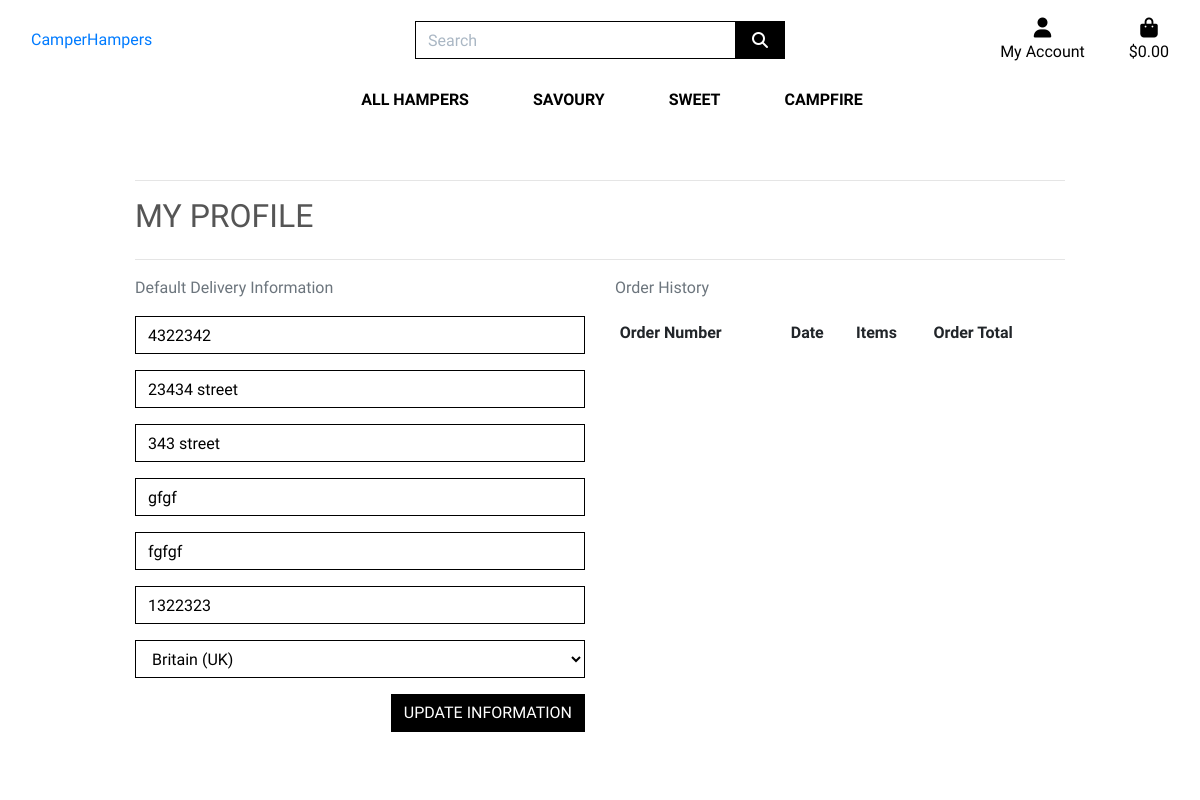
The app's page /profiles/ (signed in), older data.
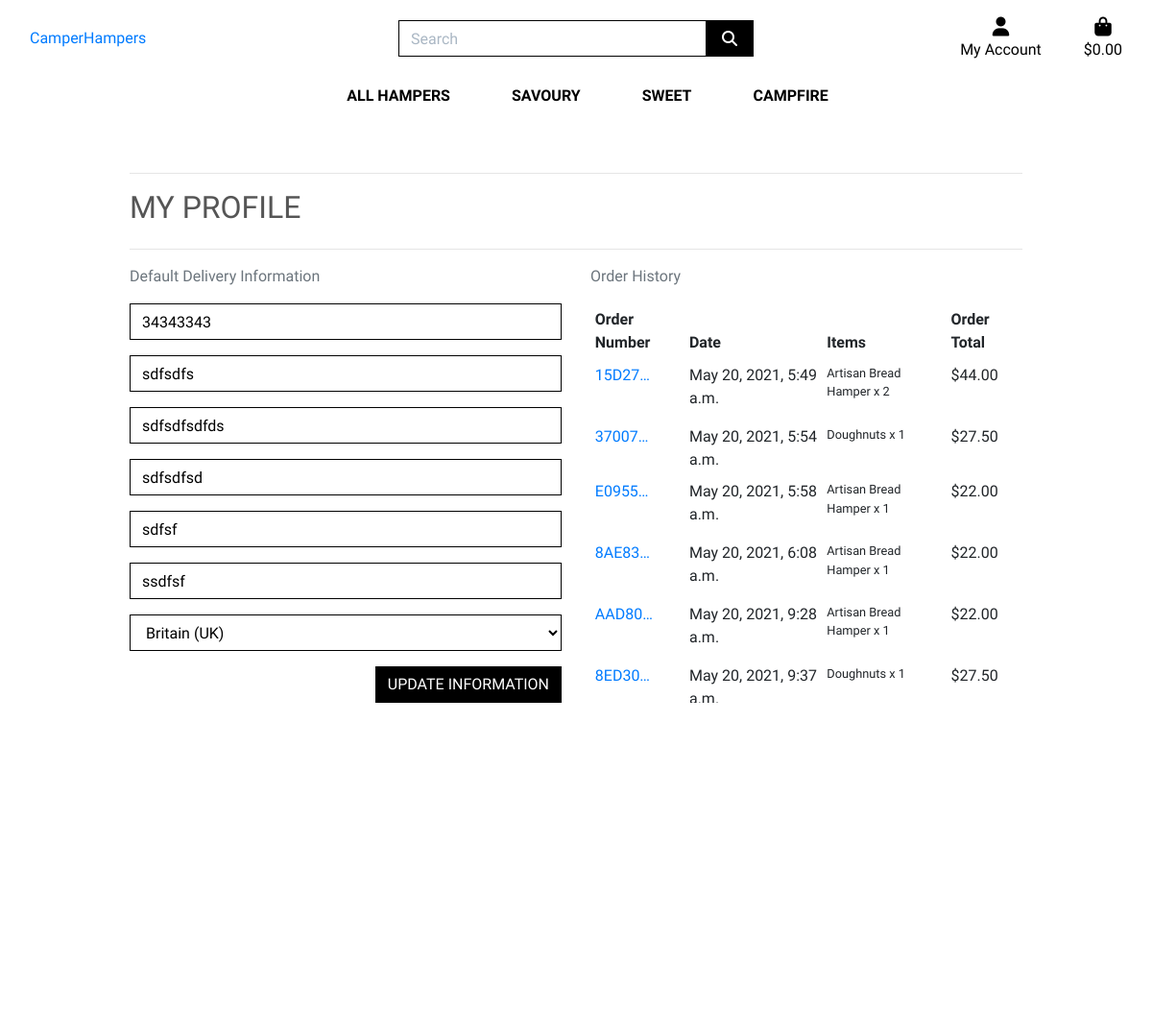
The same page, newer data.
### profiles/models.py (models this page shows, shortened)
class UserProfile(models.Model):
    user = models.OneToOneField(User, on_delete=models.CASCADE)
    default_phone_number = models.CharField(max_length=20, null=True, blank=True)
    default_street_address1 = models.CharField(max_length=80, null=True, blank=True)
    default_street_address2 = models.CharField(max_length=80, null=True, blank=True)
    default_town_or_city = models.CharField(max_length=40, null=True, blank=True)
    default_county = models.CharField(max_length=80, null=True, blank=True)
    default_postcode = models.CharField(max_length=20, null=True, blank=True)
    default_country = CountryField(blank_label='Country', null=True, blank=True)

### checkout/models.py (models this page shows, shortened)
class Order(models.Model):
    order_number = models.CharField(max_length=32, null=False, editable=False)
    user_profile = models.ForeignKey(UserProfile, on_delete=models.SET_NULL,
                                     null=True, blank=True, related_name='orders')
    full_name = models.CharField(max_length=50, null=False, blank=False)
    email = models.EmailField(max_length=254, null=False, blank=False)
    phone_number = models.CharField(max_length=20, null=False, blank=False)
    country = CountryField(blank_label='Country *', null=False, blank=False)
    postcode = models.CharField(max_length=20, null=True, blank=True)
    town_or_city = models.CharField(max_length=40, null=False, blank=False)
    street_address1 = models.CharField(max_length=80, null=False, blank=False)
    street_address2 = models.CharField(max_length=80, null=True, blank=True)
    county = models.CharField(max_length=80, null=True, blank=True)
    date = models.DateTimeField(auto_now_add=True)
    delivery_cost = models.DecimalField(max_digits=6, decimal_places=2, null=False, default=0)
    order_total = models.DecimalField(max_digits=10, decimal_places=2, null=False, default=0)
    grand_total = models.DecimalField(max_digits=10, decimal_places=2, null=False, default=0)
    original_bag = models.TextField(null=False, blank=False, default='')
    stripe_pid = models.CharField(max_length=254, null=False, blank=False, default='')

class OrderLineItem(models.Model):
    order = models.ForeignKey(Order, null=False, blank=False, on_delete=models.CASCADE, related_name='lineitems')
    product = models.ForeignKey(Product, null=False, blank=False, on_delete=models.CASCADE)
    quantity = models.IntegerField(null=False, blank=False, default=0)
    lineitem_total = models.DecimalField(max_digits=6, decimal_places=2, null=False, blank=False, editable=False)

### products/models.py (models this page shows, shortened)
class Product(models.Model):
    category = models.ForeignKey('Category', null=True, blank=True, on_delete=models.SET_NULL)
    sku = models.CharField(max_length=254, null=True, blank=True)
    name = models.CharField(max_length=254)
    description = models.TextField()
    price = models.DecimalField(max_digits=6, decimal_places=2)
    rating = models.DecimalField(max_digits=6, decimal_places=2, null=True, blank=True)
    image_url = models.URLField(max_length=1024, null=True, blank=True)
    image = models.ImageField(null=True, blank=True)

### profiles/views.py (the view)
# urls.py: path('', views.profile, name='profile'),
def profile(request):
    profile = get_object_or_404(UserProfile, user=request.user)
    if request.method == 'POST':
        form = UserProfileForm(request.POST, instance=profile)
        if form.is_valid():
            form.save()
            messages.success(request, 'Profile updated successfully')
        else:
            messages.error(request, 'Update failed, please ensure the form is valid.')
    else:
        form = UserProfileForm(instance=profile)
    orders = profile.orders.all()
    template = 'profiles/profile.html'
    context = {
        'form': form,
        'orders': orders,
        'on_profile_page': True,
    }
    return render(request, template, context)

### profiles/forms.py
class UserProfileForm(forms.ModelForm):
    class Meta:
        model = UserProfile
        exclude = ('user',)
    def __init__(self, *args, **kwargs):
        super().__init__(*args, **kwargs)
        placeholders = {
            'default_phone_number': 'Phone Number',
            'default_postcode': 'Postal Code',
            'default_town_or_city': 'Town or City',
            'default_street_address1': 'Street Address 1',
            'default_street_address2': 'Street Address 2',
            'default_county': 'County',
        }
        self.fields['default_phone_number'].widget.attrs['autofocus'] = True
        for field in self.fields:
            if field != 'default_country':
                if self.fields[field].required:
                    placeholder = f'{placeholders[field]} *'
                else:
                    placeholder = placeholders[field]
                self.fields[field].widget.attrs['placeholder'] = placeholder
            self.fields[field].widget.attrs['class'] = 'border-black rounded-0 profile-form-input'
            self.fields[field].label = False

### bag/contexts.py (called while the page is built, shortened)
def bag_contents(request):
    bag_items = []
    total = 0
    product_count = 0
    bag = request.session.get('bag', {})
    delivery = total * Decimal(settings.STANDARD_DELIVERY_PERCENTAGE / 100)
    grand_total = delivery + total
    context = {
        'bag_items': bag_items,
        'total': total,
        'product_count': product_count,
        'delivery': delivery,
        'grand_total': grand_total,
    }
    return context

### profiles/templates/profiles/profile.html (shortened to what this page needs)
{% extends "base.html" %}
{% load static %}
{% block extra_css %}
    <link rel="stylesheet" href="{% static 'profiles/css/profile.css' %}">
{% endblock %}
{% block page_header %}
    <div class="container header-container">
    </div>
{% endblock %}
{% block content %}
    <div class="overlay"></div>
    <div class="container">
        <div class="row">
            <div class="col-12">
                <hr>
                <h2 class="logo-font mb-4">My Profile</h2>
                <hr>
            </div>
        </div>
        <div class="row">
            <div class="col-12 col-lg-6">
                <p class="text-muted">Default Delivery Information</p>
                <form class="mt-3" action="{% url 'profile' %}" method="POST" id="profile-update-form">
                    {{ form|crispy }}
                    <button class="btn btn-black rounded-0 text-uppercase float-right">Update Information</button>
                </form>
            </div>
            <div class="col-12 col-lg-6">
                <p class="text-muted">Order History</p>
                <div class="order-history table-responsive">
                    <table class="table table-sm table-borderless">
                        <thead>
                            <tr>
                                <th>Order Number</th>
                                <th>Date</th>
                                <th>Items</th>
                                <th>Order Total</th>
                            </tr>
                        </thead>
                        <tbody>
                            {% for order in orders %}
                            <tr>
                                <td>
                                    <a href="{% url 'order_history' order.order_number %}" title="{{ order.order_number }}">
                                        {{ order.order_number|truncatechars:6 }}
                                    </a>
                                </td>
                                <td>{{ order.date }}</td>
                                <td>
                                    <ul class="list-unstyled">
                                        {% for item in order.lineitems.all %}
                                            <li class="small">
                                                {{ item.product.name }} x {{ item.quantity }}
                                            </li>
                                        {% endfor %}
                                    </ul>
                                </td>
                                <td>${{ order.grand_total }}</td>
                            </tr>
                            {% endfor %}
                        </tbody>
                    </table>
                </div>
            </div>
        </div>
{% endblock %}

### templates/base.html (shortened to what this page needs)
{% load static %}
<!doctype html>
<html lang="en">
  <head>
    {% block corecss %}
    <link rel="stylesheet" href="https://stackpath.bootstrapcdn.com/bootstrap/4.4.1/css/bootstrap.min.css">
    <link rel="stylesheet" href="{% static 'css/base.css' %}">
    {% endblock %}
    {% block extra_css %}
    {% endblock %}
  </head>
  <body>
    <header class="container-fluid fixed-top">
      <div id="topnav" class="row bg-white pt-lg-2 d-none d-lg-flex">
        <div class="col-12 col-lg-4 my-auto py-1 py-lg-0 text-center text-lg-left">
          <a href="{% url 'home' %}" class="nav-link main-logo-link">CamperHampers</a>
        </div>
        <div class="col-12 col-lg-4 my-auto py-1 py-lg-0">
            <form method="GET" action="{% url 'products' %}">
              <div class="input-group w-100">
                <input class="form-control border border-black rounded-0" type="text" name="q" placeholder="Search">
                <div class="input-group-append">
                  <button class="form-control btn btn-black border border-black rounded-0" type="submit">
                    <span class="icon">
                      <i class="fas fa-search"></i>
                    </span>
                  </button>
                </div>
              </div>
            </form>
        </div>
        <div class="col-12 col-lg-4 my-auto py-1 py-lg-0">
          <ul class="list-inline list-unstyled text-center text-lg-right my-0">
              <li class="list-inline-item dropdown">
                  <a class="text-black nav-link" href="#" id="user-options" data-toggle="dropdown" aria-haspopup="true" aria-expanded="false">
                      <div class="text-center">
                          <div><i class="fas fa-user fa-lg"></i></div>
                          <p class="my-0">My Account</p>
                      </div>
                  </a>
              </li>
              <li class="list-inline-item">
                  <a class="{% if grand_total %}text-info font-weight-bold{% else %}text-black{% endif %} nav-link" href="{% url 'view_bag' %}">
                      <div class="text-center">
                          <div><i class="fas fa-shopping-bag fa-lg"></i></div>
                          <p class="my-0">
                              {% if grand_total %}
                                  ${{ grand_total|floatformat:2 }}
                              {% else %}
                                  $0.00
                              {% endif %}
                          </p>
                      </div>
                  </a>
              </li>
          </ul>
      </div>
      </div>
      <div class="row bg-white">
        <nav class="navbar navbar-expand-lg navbar-light w-100">
            {% include 'includes/main_nav.html' %}
        </nav>
    </div>
    </header>
    {% block page_header %}
    {% endblock %}
    {% block content %}
    {% endblock %}
  </body>
</html>

### templates/includes/main_nav.html (shortened to what this page needs)
<div class="collapse navbar-collapse" id="main-nav">
    <ul class="navbar-nav w-auto mx-auto">
        <li class="nav-item dropdown">
            <a class="logo-font font-weight-bold nav-link text-black mr-5" href="#" id="all-products-link" data-toggle="dropdown" aria-haspopup="true" aria-expanded="false">
                All Hampers
            </a>
        </li>
        <li class="nav-item">
            <a href="{% url 'products' %}?category=savoury" class="logo-font font-weight-bold nav-link text-black mr-5" id="savoury-link" aria-haspopup="true" aria-expanded="false">
                Savoury
            </a>
        </li>
        <li class="nav-item">
            <a href="{% url 'products' %}?category=sweet" class="logo-font font-weight-bold nav-link text-black mr-5" id="sweet-link" aria-haspopup="true" aria-expanded="false">
                Sweet
            </a>
        </li>
        <li class="nav-item">
            <a href="{% url 'products' %}?category=campfire" class="logo-font font-weight-bold nav-link text-black" id="campfire-link" aria-haspopup="true" aria-expanded="false">
                CampFire
            </a>
        </li>
    </ul>
</div>

### static/css/base.css (style rules this page uses)
html { height: 100%; }
body { background: url('/media/homepage_banner.jpg') no-repeat center center fixed; background-size: cover; height: calc(100vh - 164px); color: #555; font-family: 'Julius Sans One'; }
.icon { align-items: center; display: inline-flex; justify-content: center; height: 1.5rem; width: 1.5rem; }
.logo-font { text-transform: uppercase; }
.main-logo-link { width: fit-content; }
.btn-black { background: black; color: white; }
.text-black { color: #000 !important; }
.border-black { border: 1px solid black !important; }
.overlay { height: 100%; width: 100%; top: 0; left: 0; position: fixed; background: white; z-index: -1; }
input[name='q']::placeholder { color: #aab7c4; }
@media (min-width: 1200px) { .container { max-width: 80%; } }
@media (min-width: 992px) { .header-container { padding-top: 164px; } }

### profiles/static/profiles/css/profile.css (style rules this page uses)
.order-history { max-height: 416px; overflow-y: auto; }
#profile-update-form .form-control { color: #000; }
#profile-update-form input::placeholder { color: #aab7c4; }
#id_default_country, #id_default_country option:not(:first-child) { color: #000; }

Row changes from the older to the newer data that the page shows:
changed UserProfile "Britain (UK)": default_phone_number "4322342" → "34343343"; default_street_address1 "23434 street" → "sdfsdfs"; default_street_address2 "343 street" → "sdfsdfsdfds"; default_town_or_city "gfgf" → "sdfsdfsd"; default_county "fgfgf" → "sdfsf"; default_postcode "1322323" → "ssdfsf"
added Order: order_number "15D27…", date "May 20, 2021, 5:49 a.m.", grand_total "44.00"
added OrderLineItem: product.name "Artisan Bread Hamper", quantity "2", shown under "15D27…"
added Order: order_number "37007…", date "May 20, 2021, 5:54 a.m.", grand_total "27.50"
added OrderLineItem: product.name "Doughnuts", quantity "1", shown under "37007…"
added Order: order_number "E0955…", date "May 20, 2021, 5:58 a.m.", grand_total "22.00"
added OrderLineItem: product.name "Artisan Bread Hamper", quantity "1", shown under "E0955…"
added Order: order_number "8AE83…", date "May 20, 2021, 6:08 a.m.", grand_total "22.00"
added OrderLineItem: product.name "Artisan Bread Hamper", quantity "1", shown under "8AE83…"
added Order: order_number "AAD80…", date "May 20, 2021, 9:28 a.m.", grand_total "22.00"
added OrderLineItem: product.name "Artisan Bread Hamper", quantity "1", shown under "AAD80…"
added Order: order_number "8ED30…", date "May 20, 2021, 9:37…", grand_total "27.50"
added OrderLineItem: product.name "Doughnuts", quantity "1", shown under "8ED30…"
